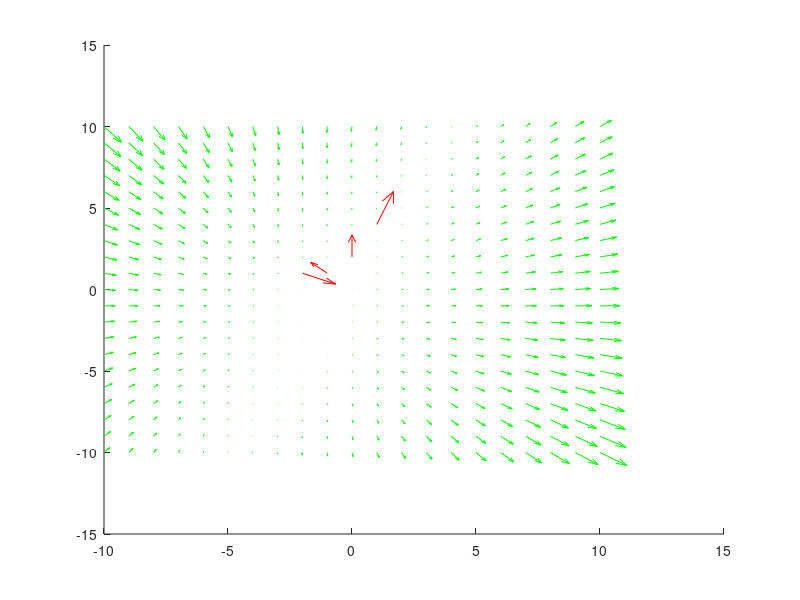

Here is the MATLAB script that generated this plot:
clear all;
close all;
hold on;

Z=zeros(1,4);
Z1=zeros(2,4);
I=ones(1,4);



x1=-1;y1=1;
x2=0;y2=2;
x3=-2;y3=1;
x4=1;y4=4;

u1=-1;v1=1;
u2=0;v2=2;
u3=2;v3=-1;
u4=1;v4=3;

 
U=[u1;u2;u3;u4];
V=[v1;v2;v3;v4];

X=[x1;x2;x3;x4];
Y=[y1;y2;y3;y4];

M=[I',Z',X,Y,Z1',X.^2,X.*Y;Z',I',Z1',X,Y,X.*Y,Y.^2];
M=[I',Z',X,Y,Z1',X.^2,X.*Y;Z',I',Z1',X,Y,X.*Y,Y.^2];
UV = [u1;u2;u3;u4;v1;v2;v3;v4];


W=M\UV;

quiver(X,Y,U,V,1,'color','r');
F=-10:10;

[XX,YY]=meshgrid(F);

Xx=W(1)+W(3)*XX+W(4)*YY+(W(7)*XX+W(8)*YY).*XX;
Yy=W(2)+W(5)*YY+W(6)*XX+(W(7)*XX+W(8)*YY).*YY;

quiver(XX,YY,Xx,Yy,1,'color','g');

